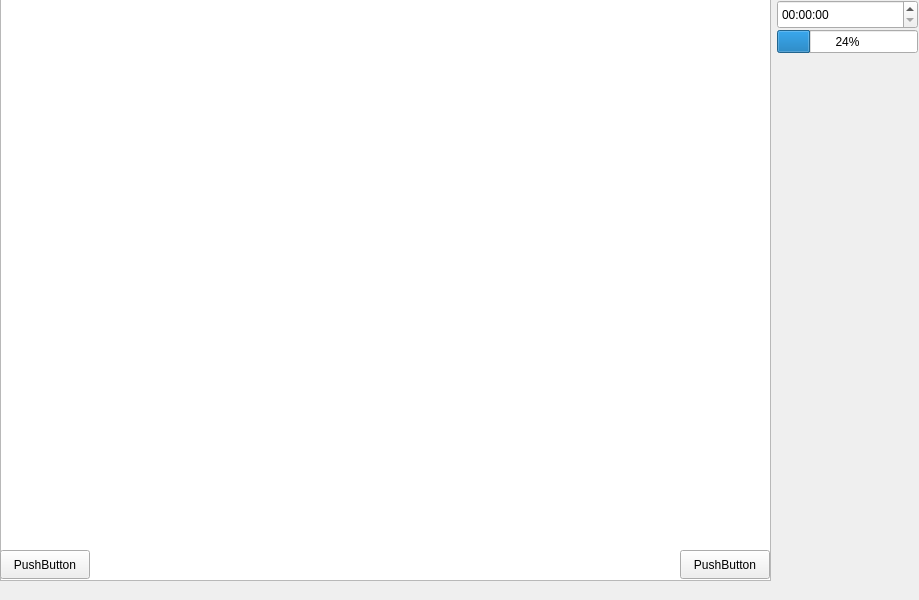
<?xml version="1.0" encoding="UTF-8"?>
<ui version="4.0">
 <class>MainWindow</class>
 <widget class="QMainWindow" name="MainWindow">
  <property name="geometry">
   <rect>
    <x>0</x>
    <y>0</y>
    <width>919</width>
    <height>600</height>
   </rect>
  </property>
  <property name="windowTitle">
   <string>MainWindow</string>
  </property>
  <widget class="QWidget" name="centralwidget">
   <widget class="QListWidget" name="taskList">
    <property name="geometry">
     <rect>
      <x>0</x>
      <y>-20</y>
      <width>771</width>
      <height>601</height>
     </rect>
    </property>
   </widget>
   <widget class="QPushButton" name="btn_add">
    <property name="geometry">
     <rect>
      <x>0</x>
      <y>550</y>
      <width>90</width>
      <height>29</height>
     </rect>
    </property>
    <property name="text">
     <string>PushButton</string>
    </property>
   </widget>
   <widget class="QPushButton" name="btn_delete">
    <property name="geometry">
     <rect>
      <x>680</x>
      <y>550</y>
      <width>90</width>
      <height>29</height>
     </rect>
    </property>
    <property name="text">
     <string>PushButton</string>
    </property>
   </widget>
   <widget class="QTimeEdit" name="timeEdit">
    <property name="geometry">
     <rect>
      <x>777</x>
      <y>0</y>
      <width>141</width>
      <height>29</height>
     </rect>
    </property>
   </widget>
   <widget class="QProgressBar" name="progressBar">
    <property name="geometry">
     <rect>
      <x>777</x>
      <y>30</y>
      <width>141</width>
      <height>23</height>
     </rect>
    </property>
    <property name="value">
     <number>24</number>
    </property>
   </widget>
  </widget>
  <widget class="QMenuBar" name="menubar">
   <property name="geometry">
    <rect>
     <x>0</x>
     <y>0</y>
     <width>919</width>
     <height>25</height>
    </rect>
   </property>
  </widget>
 </widget>
 <resources/>
 <connections/>
</ui>
